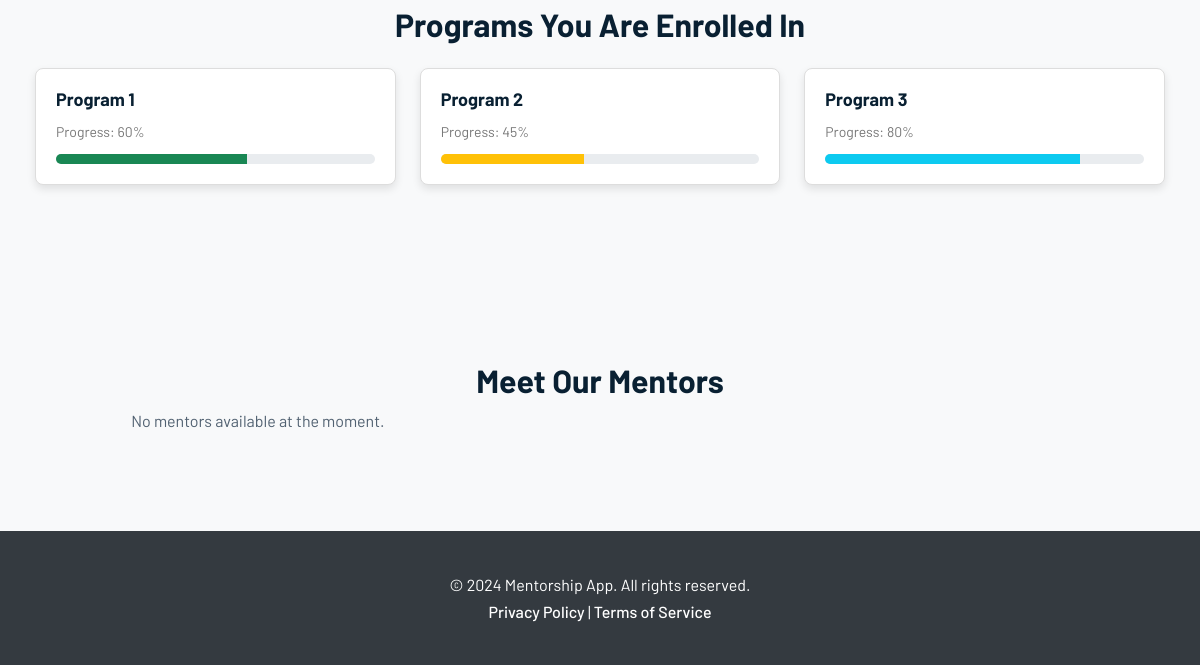
Before: /mentees/home/ (lower part) with the older database file.
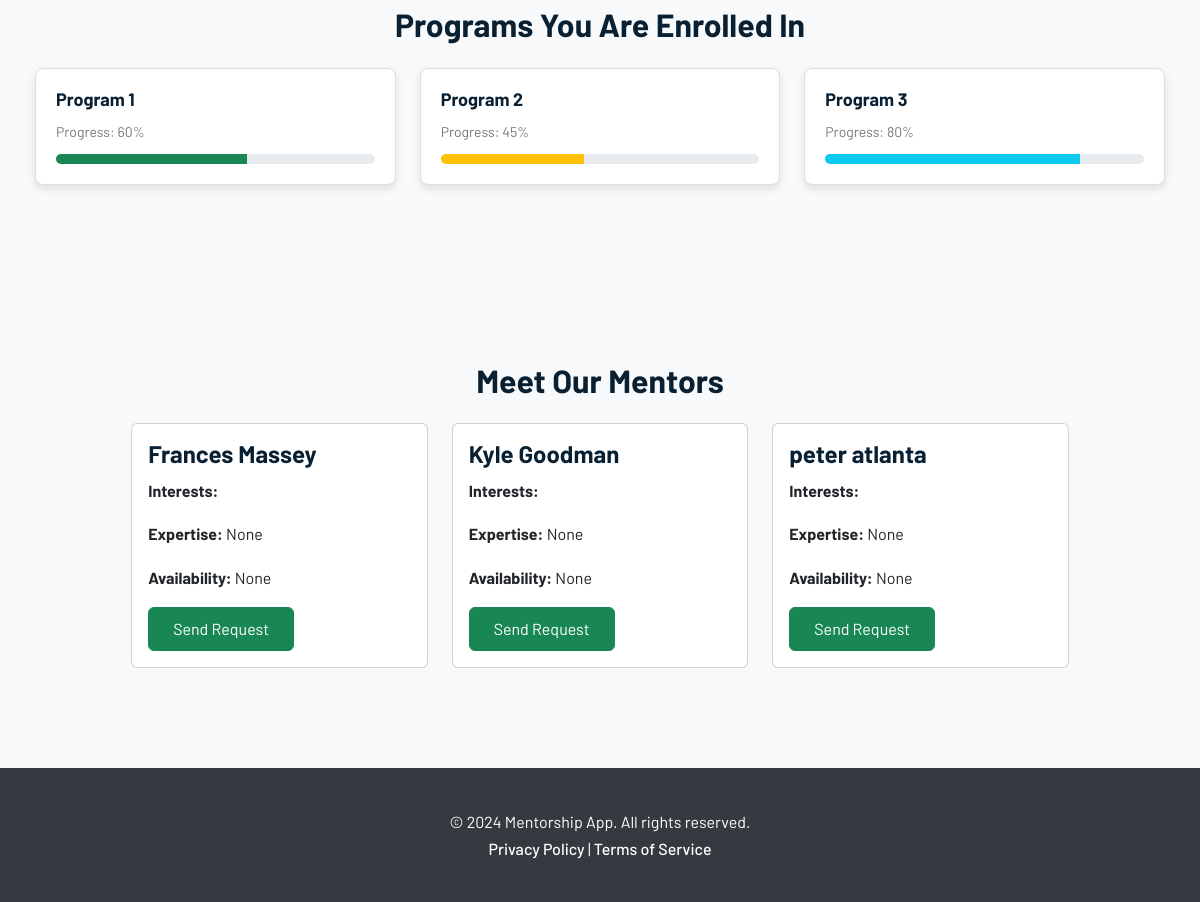
After: the same page with the newer database file.
### admin_mentor_app/models.py (models this page shows, shortened)
class User(AbstractBaseUser, PermissionsMixin):
    first_name = models.CharField(max_length=100)
    last_name = models.CharField(max_length=100)
    email = models.EmailField(unique=True)
    gender = models.CharField(max_length=10)
    nationality = models.CharField(max_length=50)
    dob = models.DateField(null=True, blank=True)  # Allow null values
    password = models.CharField(max_length=100)
    telephone = models.CharField(max_length=15)
    bio = models.CharField(max_length=250, null=True)
    dob = models.DateField()
    address = models.CharField(max_length=255)  # Added max_length
    telephone = models.CharField(max_length=50)
    expertise = models.CharField(max_length=255, null=True, blank=True)
    availability = models.CharField(max_length=15, null=True, blank=True)
    role_choices = [
        ("1", "Admin"),
        ("2", "Mentor"),
        ("3", "Mentee"),
    ]
    role = models.CharField(max_length=1, choices=role_choices)
    profile_picture = models.ImageField(
        upload_to="profile_pictures/", blank=True, null=True
    )
    id = models.AutoField(primary_key=True)
    last_login = models.DateTimeField(default=timezone.now)  # Added field
    is_active = models.BooleanField(default=True)  # Added field
    is_staff = models.BooleanField(default=False)  # Added field
    USERNAME_FIELD = 'email'
    REQUIRED_FIELDS = ['first_name', 'last_name']  # Fields required for creating a user
    objects = CustomUserManager()
    USERNAME_FIELD = "email"
    REQUIRED_FIELDS = ["first_name", "last_name"]

### mentees_app/views.py (the view)
# urls.py: path('home/', views.mentee_home, name='mentee_home'),
def mentee_home(request):
    new_message_count = 2  # Replace with actual count from the database
    role_mentor = '2'  # Assuming '2' represents the mentor role
    all_mentors = User.objects.filter(role=role_mentor)
    context = {
        'new_message_count': new_message_count,
        'mentors': all_mentors,
    }
    return render(request, 'mentees_app/home/mentee_home.html', context)

### admin_mentor_app/context_processors.py (called while the page is built)
def global_data(request):
    users = User.objects.all()
    mentorship_matches = MentorshipMatch.objects.all()
    messages = Message.objects.all()
    notifications = Notification.objects.all()
    schedules = Schedule.objects.all()
    progress = Progress.objects.all()
    goals = Goals.objects.all()
    evaluations = Evaluation.objects.all()
    unread_notifications = Notification.objects.count()
    notifications = Notification.objects.all()
    return {
        'global_users': users,
        'global_mentorship_matches': mentorship_matches,
        'global_messages': messages,
        'global_notifications': notifications,
        'global_schedules': schedules,
        'global_progress': progress,
        'global_goals': goals,
        'global_evaluations': evaluations,
        'unread_notifications' : unread_notifications,
        'notifications':notifications
    }

### mentees_app/templates/mentees_app/home/mentee_home.html (shortened to what this page needs)
<!DOCTYPE html>
<html lang="en">
<head>
    {% load static %}
    <link href="{% static 'mentees_app/bootstrap/css/bootstrap.min.css' %}" rel="stylesheet">
    <link href="{% static 'mentees_app/css/styles.css' %}" rel="stylesheet">
</head>
<body>
<div class="page-section bg-light">
    <div class="container">
        <h2 class="text-center">Programs You Are Enrolled In</h2>
        <div class="row">
            <div class="col-md-6 col-lg-4 py-3">
                <div class="card-program">
                    <h4>Program 1</h4>
                    <p class="text-sm text-grey">Progress: 60%</p>
                    <div class="progress">
                        <div class="progress-bar bg-success" role="progressbar" style="width: 60%;" aria-valuenow="60" aria-valuemin="0" aria-valuemax="100"></div>
                    </div>
                </div>
            </div>
            <div class="col-md-6 col-lg-4 py-3">
                <div class="card-program">
                    <h4>Program 2</h4>
                    <p class="text-sm text-grey">Progress: 45%</p>
                    <div class="progress">
                        <div class="progress-bar bg-warning" role="progressbar" style="width: 45%;" aria-valuenow="45" aria-valuemin="0" aria-valuemax="100"></div>
                    </div>
                </div>
            </div>
            <div class="col-md-6 col-lg-4 py-3">
                <div class="card-program">
                    <h4>Program 3</h4>
                    <p class="text-sm text-grey">Progress: 80%</p>
                    <div class="progress">
                        <div class="progress-bar bg-info" role="progressbar" style="width: 80%;" aria-valuenow="80" aria-valuemin="0" aria-valuemax="100"></div>
                    </div>
                </div>
            </div>
        </div>
    </div>
</div>
<div class="page-section bg-light">
    <div class="container">
        <div class="row justify-content-center">
            <div class="col-lg-10">
                <h2 class="text-center">Meet Our Mentors</h2>
                <div class="row">
                    {% for mentor in mentors %}
                    <div class="col-md-4 mt-3">
                        <div class="card">
                            <div class="card-body">
                                <h5 class="card-title">{{ mentor.first_name }} {{ mentor.last_name }}</h5>
                                <p class="card-text"><strong>Interests:</strong> {{ mentor.interests }}</p>
                                <p class="card-text"><strong>Expertise:</strong> {{ mentor.expertise }}</p>
                                <p class="card-text"><strong>Availability:</strong> {{ mentor.availability }}</p>
                                <button type="button" class="btn btn-success" data-bs-toggle="modal" data-bs-target="#requestModal" data-mentor-id="{{ mentor.id }}">
                                    Send Request
                                </button>
                            </div>
                        </div>
                    </div>
                    {% empty %}
                    <p>No mentors available at the moment.</p>
                    {% endfor %}
                </div>
            </div>
        </div>
    </div>
</div>
<footer class="footer">
    <div class="container text-center">
        <p>&copy; 2024 Mentorship App. All rights reserved.</p>
        <p>
            <a href="#">Privacy Policy</a> | <a href="#">Terms of Service</a>
        </p>
    </div>
</footer>
</body>
</html>

Changed rows visible on the page:
added User: first_name "Frances", last_name "Massey", expertise "None", availability "None"
added User: first_name "Kyle", last_name "Goodman", expertise "None", availability "None"
added User: first_name "peter", last_name "atlanta", expertise "None", availability "None"
Other visible differences:
text no longer shown: "No mentors available at the moment."
